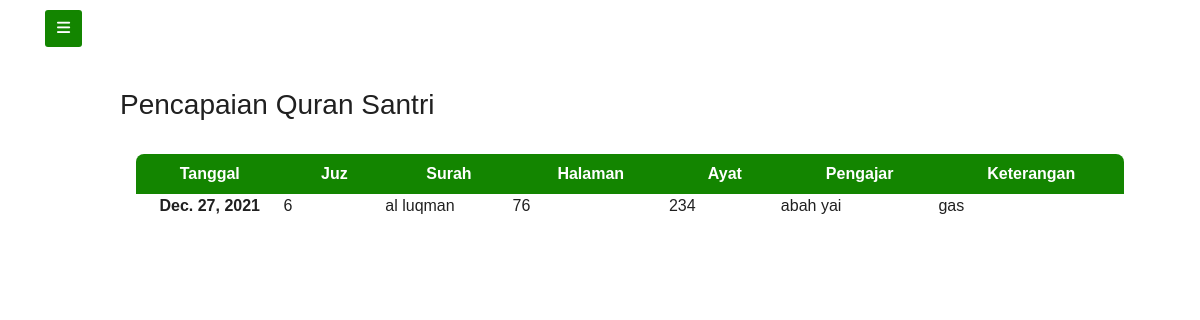
The page /ortu/hasil_quran/ on the database its author committed.
### pengajar/models.py (models this page shows)
class Alquran(models.Model):
    tgl = models.DateField(auto_now=True, blank=False, null=False)
    surah = models.CharField(default='', max_length=12)
    ayat = models.IntegerField(default=0)
    juz = models.IntegerField(default=0)
    halaman = models.IntegerField(default=0)
    pengajar = models.CharField(default='', max_length=30)
    keterangan = models.CharField(default=0, max_length=120)
    santri = models.ForeignKey(
        adminmodels.Santri, on_delete=models.CASCADE, null=True)

### ortu/views.py (the view)
# urls.py: path('hasil_quran/', views.hasil_quran),
def hasil_quran(req):
    quran = models_pengajar.Alquran.objects.all()
    return render(req, 'ortu/hasil_quran.html', {
        'data': quran,
    })

### ortu/templates/ortu/hasil_quran.html (shortened to what this page needs)
{% extends 'ortu/hasil.html' %}
{% block content %}
<h3>Pencapaian Quran Santri</h3>
<div class="card-body">
    <div class="min-h-screen bg-white py-2">
        <div class="container-fluid">
            <div class=" row d-flex">
                <table class="bg-white divide-y divide-gray-300' style=" border: green;">
                    <thead class="" style="background-color: #138500; color: #FFFFFF;">
                        <tr>
                            <th class="font-semibold text-sm uppercase px-4 py-2 text-center"> Tanggal </th>
                            <th class="font-semibold text-sm uppercase px-4 py-2 text-center"> Juz </th>
                            <th class="font-semibold text-sm uppercase px-4 py-2 text-center"> Surah </th>
                            <th class="font-semibold text-sm uppercase px-4 py-2 text-center"> Halaman </th>
                            <th class="font-semibold text-sm uppercase px-4 py-2 text-center"> Ayat </th>
                            <th class="font-semibold text-sm uppercase px-4 py-2 text-center"> Pengajar </th>
                            <th class="font-semibold text-sm uppercase px-4 py-2 text-center"> Keterangan </th>
                        </tr>
                    </thead>
                    {%for q in data%}
                    <tbody class="divide-y divide-gray-500" style="border-color: #138500;">
                        <tr>
                            <th scope="row" class="text-center">{{ q.tgl }}</th>
                            <td>{{q.juz}}</td>
                            <td>{{q.surah}}</td>
                            <td>{{q.halaman}}</td>
                            <td>{{q.ayat}}</td>
                            <td>{{q.pengajar}}</td>
                            <td>{{q.keterangan}}</td>
                        </tr>
                    </tbody>
                    {%endfor%}
                </table>
            </div>
        </div>
    </div>
</div>
{%endblock%}

### ortu/templates/ortu/hasil.html (style rules this page uses)
table tr:first-child th:first-child { border-top-left-radius: 8px; }
table tr:first-child th:last-child { border-top-right-radius: 8px; }
* { margin: 0; padding: 0; user-select: none; box-sizing: border-box; font-family: 'Poppins', sans-serif }
body { background-color: #ffff }

### rows shown on the page
Alquran: tgl "Dec. 27, 2021", juz "6", surah "al luqman", halaman "76", ayat "234", pengajar "abah yai", keterangan "gas"
